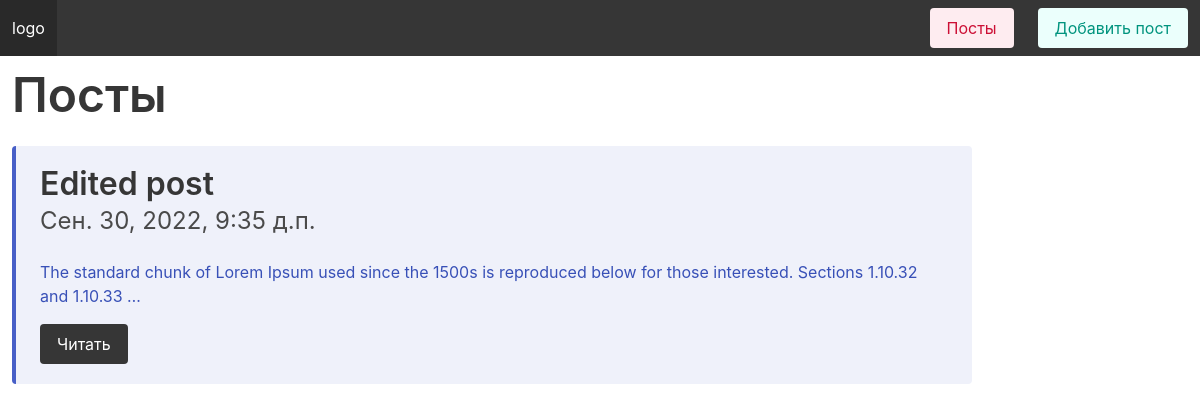
The page / on the database its author committed.
### crudApp/models.py (models this page shows, shortened)
class Post(models.Model):
    title = models.CharField("Заголовок", max_length=255)
    content = models.TextField("Контент")
    postDate = models.DateTimeField(default=datetime.now)
    def get_absolute_url(self):
        return reverse("postDetail", args=[self.pk])
    class Meta:
        verbose_name = "Пост"
        verbose_name_plural = "Посты"

### crudApp/views.py (the view)
# urls.py: path('', views.homePage, name='homePage'),
def homePage(request):
    posts = Post.objects.all().order_by('-postDate')
    return render(request, "pages/home.html", {
        'posts': posts
    })

### crudApp/templates/pages/home.html (shortened to what this page needs)
{% extends '../base.html' %}
{% block content %}
<h1 class="title is-1">Посты</h1>
{% for post in posts %}
<article class="message is-link">
    <div class="message-body">
        <h3 class="title is-3">{{ post.title }}</h3>
        <h4 class="subtitle is-4">{{ post.postDate }}</h4>
        <p class="mb-4">{{ post.content|truncatewords:20 }}</p>
        <a href="{{ post.get_absolute_url }}" class="button is-dark">Читать</a>
    </div>
</article>
{% endfor %}
{% endblock %}

### crudApp/templates/base.html (shortened to what this page needs)
{% load static %}
<!DOCTYPE html>
<html lang="en">
<head>
    <link rel="stylesheet" href="{% static 'css/bulma.min.css' %}">
</head>
<body>
    <nav class="navbar is-dark" role="navigation" aria-label="main navigation">
        <div class="navbar-brand">
          <a class="navbar-item" href="https://bulma.io">
            logo
          </a>
        </div>
        <div id="navbarBasicExample" class="navbar-menu has-background-dark">
          <div class="navbar-end">
            <div class="navbar-item">
                <a href="{% url 'homePage' %}" class="button is-danger is-light is-fullwidth">Посты</a>
            </div>
            <div class="navbar-item">
                <a href="{% url 'addPost' %}" class="button is-primary is-light is-fullwidth">Добавить пост</a>
            </div>
          </div>
        </div>
      </nav>
      <div class="container m-3">
          {% block content %}
          {% endblock %}
      </div>
</body>
</html>

### rows shown on the page
Post: title "Edited post", postDate "Сен. 30, 2022, 9:35 д.п.", content "The standard chunk of Lorem Ipsum used since the 1500s is reproduced below for those interested. Sections 1.10.32 and 1.10.33 …"
